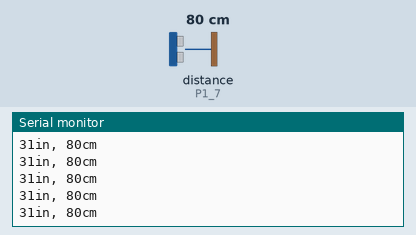
Simulated run of this sketch. Board: TI MSP430 LaunchPad. On the bench: the last lines printed to the serial monitor. Wiring (inferred from the names in the program): ultrasonic range finder: trigger P1_6; echo P1_7. The test bench sets the inputs (shaded band); at power-on: distance to the obstacle (sensor on P1_7) 80 cm. The echo pulse lasts 58.3 µs per cm.

Above: at 1.2 s.
1.3 s: distance to the obstacle (sensor on P1_7) set to 2 cm
At 1.37 s:
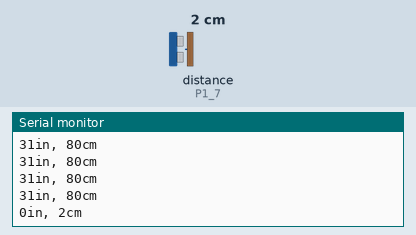
2.8 s: distance to the obstacle (sensor on P1_7) set to 4 cm
At 2.88 s:
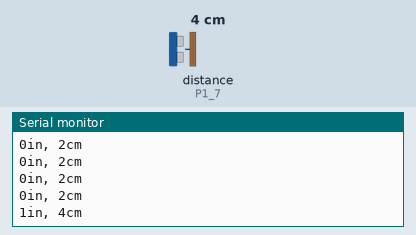
Timing chart, 0 to 5.8 s (numbered marks = the images above; inputs shaded):
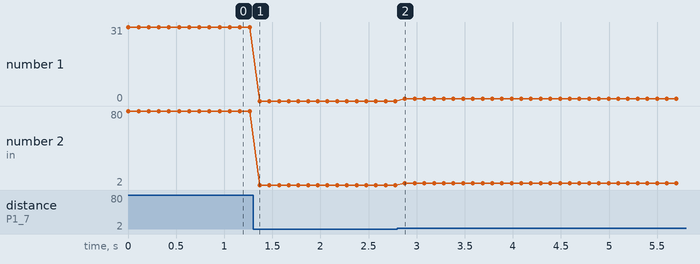

Measured:
- after the input at 1.3 s, the serial monitor: prints a new line after 0.07 s (image 1)
- after the input at 2.8 s, the serial monitor: prints a new line after 0.08 s (image 2)
- plotted number 1: 31 → 0 after the input at 1.3 s, 0 → 1 after the input at 2.8 s
- plotted number 2: 80 → 2 after the input at 1.3 s, 2 → 4 after the input at 2.8 s

The sketch:

Distance.ino
```cpp
const int pingPin = P1_6;
const int pingReceive = P1_7;

void setup() {
 // initialize serial communication:
 Serial.begin(9600);
}

void loop()
{
 // establish variables for duration of the ping,
 // and the distance result in inches and centimeters:
 long duration, inches, cm;

 // The PING))) is triggered by a HIGH pulse of 2 or more microseconds.
 // Give a short LOW pulse beforehand to ensure a clean HIGH pulse:
 pinMode(pingPin, OUTPUT);
 digitalWrite(pingPin, LOW);
 delayMicroseconds(2);
 digitalWrite(pingPin, HIGH);
 delayMicroseconds(10);
 digitalWrite(pingPin, LOW);

 // The same pin is used to read the signal from the PING))): a HIGH
 // pulse whose duration is the time (in microseconds) from the sending
 // of the ping to the reception of its echo off of an object.
 pinMode(pingReceive, INPUT);
 duration = pulseIn(pingReceive, HIGH);

 // convert the time into a distance
 inches = msToIn(duration);
 cm = msToCm(duration);

 Serial.print(inches);
 Serial.print("in, ");
 Serial.print(cm);
 Serial.print("cm");
 Serial.println();

 delay(100);
}

long msToIn(long ms)
{
 return ms / 148;
}

long msToCm(long ms)
{
 return ms / 58;
}
```
